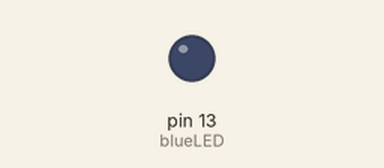
Simulated run of this sketch. Board: Arduino Uno, built with avr-gcc and run on an emulated ATmega328P. Parts: output pins drawn as LEDs (lit = HIGH).

Above: at 0.1 s.
At 8.3 s:
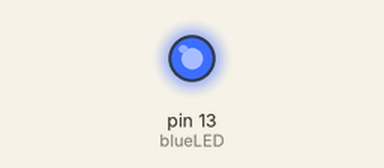
Timing chart, 0 to 10.7 s (numbered marks = the images above):
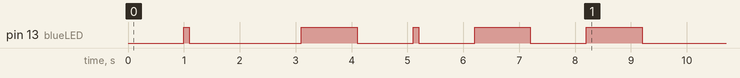

Measured:
- by itself, pin 13 (blueLED): LOW → HIGH at 1.0 s, → LOW 0.10 s later, → HIGH 2.0 s later, → LOW 1.0 s later, … (10 changes in this stretch)

The sketch:

lab1_level2.ino
```cpp
// C++ code
// Emre YILMAZ
// 29th May 2021
int blueLED = 13; // the blueLED set to 13
int dot = 100; // assign the value 100 to the 'dot'
int dash = 1000; // assign the value 1000 to the 'dash'
int offTime = 1000; // the delay time
void setup()
{
  pinMode(blueLED, OUTPUT);
}

void loop()
{
  delay(1000); // delay for the start - it isn't part of the code
  // Letter E - It consist of one 'dot'
  // dot
  digitalWrite(blueLED, HIGH);
  delay(dot); // Waits for 0.1 sec
  digitalWrite(blueLED, LOW);
  delay(offTime); // Waits for 1 sec
  // Letter Y - It consist of 'one dash - one dot - one dash - one dash'
  delay(1000); // to demonstrate the code more clearly - it isn't part of the code
  // 'dash'
  digitalWrite(blueLED, HIGH);
  delay(dash); // Waits for 1 sec
  digitalWrite(blueLED, LOW);
  delay(offTime); // Waits for 1 sec
  // 'dot'
  digitalWrite(blueLED, HIGH);
  delay(dot); // Waits for 0.1 sec
  digitalWrite(blueLED, LOW);
  delay(offTime); // Waits for 1 sec
  // 'dash'
  digitalWrite(blueLED, HIGH);
  delay(dash); // Waits for 1 sec
  digitalWrite(blueLED, LOW);
  delay(offTime); // Waits for 1 sec
  // 'dash'
  digitalWrite(blueLED, HIGH);
  delay(dash); // Waits for 1 sec
  digitalWrite(blueLED, LOW);
  delay(offTime); // Waits for 1 sec
  // to execute the code - it isn't part of the code
  delay(100000000);
}
```
